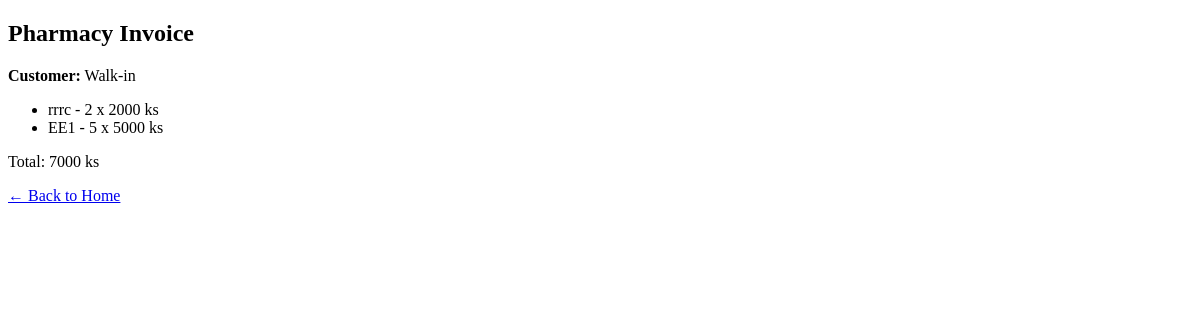
The page /print-preview/ (signed in) on the database as committed earlier.
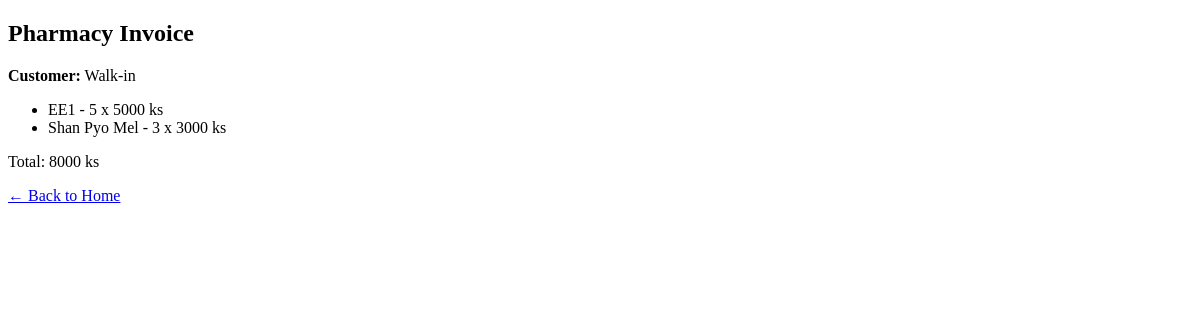
The same page on the database as committed later.
### ourapp/models.py (models this page shows, shortened)
class CartProduct(models.Model):
    cart = models.ForeignKey(Cart,on_delete=models.CASCADE)
    item = models.ForeignKey(Item,on_delete=models.CASCADE)
    qty = models.PositiveIntegerField(default=0)
    price = models.PositiveIntegerField(default=0)

class Item(models.Model):
    category = models.ForeignKey(Category, on_delete= models.CASCADE)
    item_photo = models.ImageField(upload_to='photos')
    primary_supplier = models.ForeignKey(Supplier, on_delete= models.CASCADE, blank=True, null=True)
    strength = models.CharField(max_length=50, blank=True, null=True)
    item_name = models.CharField(max_length=255)
    item_quantity =models.PositiveIntegerField()
    item_price = models.PositiveIntegerField()
    purcharse_price = models.PositiveIntegerField(default=0)
    reorder_level = models.PositiveIntegerField(default=0, blank= True, null= True)
    item_description = models.TextField()
    exp_date = models.DateField()
    brand_name = models.CharField(max_length=255, blank=True, null=True)
    batch_number = models.CharField(max_length=100, blank=True, null=True)
    stock_minimum = models.PositiveIntegerField(default=10)
    is_limited = models.BooleanField(default=False)
    max_quantity = models.PositiveIntegerField(default=5)
    last_ordered = models.DateField(blank=True, null=True)

class Cart(models.Model):
    user = models.ForeignKey(User, on_delete=models.CASCADE, related_name='carts')  # 🆕
    customer_name = models.CharField(max_length=100, blank=True, null=True)
    total_amount = models.PositiveIntegerField(default=0)
    created_date = models.DateTimeField(default=timezone.now)
    payment_method = models.CharField(max_length=20, blank=True, null=True)
    source = models.CharField(
        max_length=10,
        choices=[('pos', 'POS'), ('online', 'Online')],
        default='online'
    )

### ourapp/views.py (the view)
# urls.py: path('print-preview/', print_preview, name='print_preview'),
@login_required
def print_preview(request):
    cart = Cart.objects.filter(user=request.user).order_by('-id').first()
    items = CartProduct.objects.filter(cart=cart)
    return render(request, 'print_invoice.html', {
        'cart': cart,
        'items': items
    })

### ourapp/context_processors.py (called while the page is built)
def expiry_alert_items(request):
    if request.user.is_authenticated and hasattr(request.user, 'userprofile'):
        if request.user.userprofile.role == 'pharmacist':
            today = date.today()
            threshold_date = today + timedelta(days=90)
            expiring_items = Item.objects.filter(exp_date__lte=threshold_date, exp_date__gte=today).order_by('exp_date')
            return {'expiring_items': expiring_items}
    return {}

### templates/print_invoice.html (shortened to what this page needs)
<!DOCTYPE html>
<html lang="en">
<head>
</head>
<body onload="window.print()">
    <h2>Pharmacy Invoice</h2>
    <p><strong>Customer:</strong> {{ cart.customer_name|default:"Walk-in" }}</p>
    <ul>
        {% for item in items %}
        <li>{{ item.item.item_name }} - {{ item.qty }} x {{ item.price }} ks</li>
        {% endfor %}
    </ul>
    <p>Total: {{ cart.total_amount }} ks</p>
<div class="text-center mt-6">
    <a href="{% url 'pharmacist_dashboard' %}"
       class="bg-blue-600 text-white px-4 py-2 rounded hover:bg-blue-700">
       ← Back to Home
    </a>
</div>
</body>
</html>

Rows that differ between the two databases and show on the page:
removed CartProduct: item.item_name "rrrc", qty "2", price "2000"
changed Cart "Walk-in": total_amount "7000" → "8000"
added CartProduct: item.item_name "Shan Pyo Mel", qty "3", price "3000"
